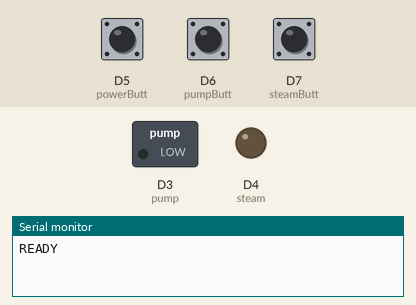
Bench run of a sketch on a simulated Arduino MKR. On the bench: switched loads named in the sketch (green lamp = pin HIGH), output pins drawn as LEDs (lit = HIGH), the last lines printed to the serial monitor. Inputs (shaded band) come from the test bench; at power-on: D6 (pumpButt) LOW, D7 (steamButt) LOW, D5 (powerButt) LOW.

Above: at 1.4 s.
1.5 s: D6 (pumpButt) pulled HIGH for 0.15 s
At 2.2 s:
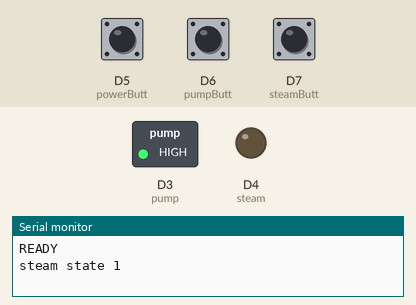
3.3 s: D7 (steamButt) pulled HIGH for 0.15 s
At 3.9 s:
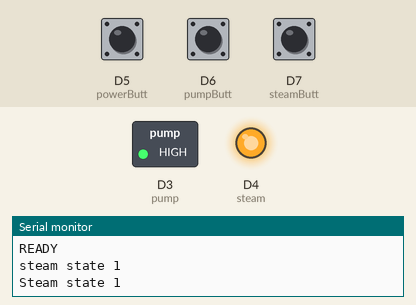
4.9 s: D6 (pumpButt) pulled HIGH for 1 s
At 6.0 s:
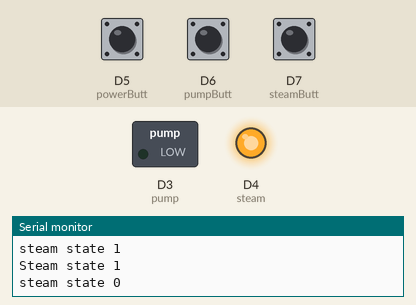
Timing chart, 0 to 7.9 s (numbered marks = the images above; inputs shaded):
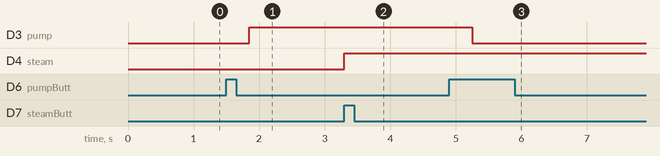

The sketch:

Espresso_Controller.ino
```cpp
#include <SPI.h>
#include <WiFiNINA.h>

char ssid[] = "FD1-2";        // your network SSID (name)
char pass[] = "SpaghettiO";    // your network password (use for WPA, or use as key for WEP)
int status = WL_IDLE_STATUS;     // the Wifi radio's status

int powerState = LOW;
int pumpState = LOW;
int steamState = LOW;
int powerButtState = LOW;
int lastPowerButtState = LOW;
int pumpButtState = LOW;
int lastPumpButtState = LOW;
int steamButtState = LOW;
int lastSteamButtState = LOW;
int sComm = 0;

const int power = 2;  //main power relay
const int pump = 3; //pump relay
const int steam = 4; //steam relay
const int powerButt = 5;  //main power button
const int pumpButt = 6;  //pump button
const int steamButt = 7;  //steam button

void setup() {
//  Serial.begin(9600);
  delay(200);
  Serial.println("READY");

  pinMode(power, OUTPUT); //main power relay
  pinMode(pump, OUTPUT); //pump relay
  pinMode(steam, OUTPUT); //steam relay
  pinMode(powerButt, INPUT);  //main power button
  pinMode(pumpButt, INPUT);  //pump button
  pinMode(steamButt, INPUT);  //steam button
/*
   // attempt to connect to Wifi network:
  while (status != WL_CONNECTED) {
    Serial.print("Attempting to connect to WPA SSID: ");
    Serial.println(ssid);
    // Connect to WPA/WPA2 network:
    status = WiFi.begin(ssid, pass);

    // wait 10 seconds for connection:
    delay(10000);
  }

  // you're connected now, so print out the data:
  Serial.print("You're connected to the network");
  printCurrentNet();
  printWifiData();
*/
}

void loop() {

//code to toggle main power state variable from button
  lastPowerButtState = powerButtState;
  powerButtState = digitalRead(powerButt);

//code to toggle pump power state variable from button
  lastPumpButtState = pumpButtState;
  pumpButtState = digitalRead(pumpButt);

//code to toggle steam power state variable from button
  lastSteamButtState = steamButtState;
  steamButtState = digitalRead(steamButt);

  serialCommand();

  if(powerButtState == HIGH && lastPowerButtState == LOW){
    powerState = !powerState;
    Serial.print("Power state ");
    Serial.println(powerState);
    delay(350);
  }

  if(pumpButtState == HIGH && lastPumpButtState == LOW){
    pumpState = !pumpState;
    Serial.print("steam state ");
    Serial.println(pumpState);
    delay(350);
  }

  if(steamButtState == HIGH && lastSteamButtState == LOW){
    steamState = !steamState;
    digitalWrite(steam, steamState);
    Serial.print("Steam state ");
    Serial.println(steamState);
    delay(350);
  }

  digitalWrite(power, powerState);
  digitalWrite(pump, pumpState);
  digitalWrite(steam, steamState);

}
```

Network_Connect.ino
```cpp
void printWifiData() {
  // print your board's IP address:
  IPAddress ip = WiFi.localIP();
  Serial.print("IP Address: ");
  Serial.println(ip);

  // print your MAC address:
  byte mac[6];
  WiFi.macAddress(mac);
  Serial.print("MAC address: ");
  printMacAddress(mac);
}

void printCurrentNet() {
  // print the SSID of the network you're attached to:
  Serial.print("SSID: ");
  Serial.println(WiFi.SSID());

  // print the MAC address of the router you're attached to:
  byte bssid[6];
  WiFi.BSSID(bssid);
  Serial.print("BSSID: ");
  printMacAddress(bssid);

  // print the received signal strength:
  long rssi = WiFi.RSSI();
  Serial.print("signal strength (RSSI):");
  Serial.println(rssi);

  // print the encryption type:
  byte encryption = WiFi.encryptionType();
  Serial.print("Encryption Type:");
  Serial.println(encryption, HEX);
  Serial.println();
}

void printMacAddress(byte mac[]) {
  for (int i = 5; i >= 0; i--) {
    if (mac[i] < 16) {
      Serial.print("0");
    }
    Serial.print(mac[i], HEX);
    if (i > 0) {
      Serial.print(":");
    }
  }
  Serial.println();
}
```

Serial_Commands.ino
```cpp
void serialCommand() {
  if (Serial.available() > 0) {
    sComm = Serial.parseInt();
    Serial.print(sComm);
  }

  if (sComm == 4910) {
    powerState = HIGH;
    Serial.print("POOP");
  }

  if (sComm == 5010) {
    powerState = LOW;
  }
}
```

Measured:
- after the input at 1.5 s, D3 (pump): LOW → HIGH after 0.35 s
- after the input at 3.3 s, D4 (steam): LOW → HIGH at once
- after the input at 4.9 s, D3 (pump): HIGH → LOW after 0.35 s
